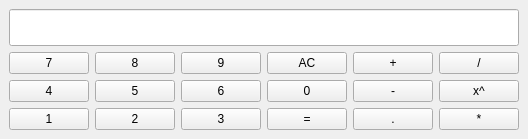
<?xml version="1.0" encoding="UTF-8"?>
<ui version="4.0">
 <class>Calculator</class>
 <widget class="QMainWindow" name="Calculator">
  <property name="geometry">
   <rect>
    <x>0</x>
    <y>0</y>
    <width>498</width>
    <height>139</height>
   </rect>
  </property>
  <property name="sizePolicy">
   <sizepolicy hsizetype="Fixed" vsizetype="Fixed">
    <horstretch>0</horstretch>
    <verstretch>0</verstretch>
   </sizepolicy>
  </property>
  <property name="maximumSize">
   <size>
    <width>620</width>
    <height>149</height>
   </size>
  </property>
  <property name="windowTitle">
   <string>Calculator</string>
  </property>
  <widget class="QWidget" name="centralwidget">
   <property name="sizePolicy">
    <sizepolicy hsizetype="Fixed" vsizetype="Fixed">
     <horstretch>0</horstretch>
     <verstretch>0</verstretch>
    </sizepolicy>
   </property>
   <property name="maximumSize">
    <size>
     <width>800</width>
     <height>600</height>
    </size>
   </property>
   <layout class="QGridLayout" name="gridLayout">
    <item row="5" column="0">
     <widget class="QPushButton" name="Button1">
      <property name="sizePolicy">
       <sizepolicy hsizetype="Fixed" vsizetype="Fixed">
        <horstretch>0</horstretch>
        <verstretch>0</verstretch>
       </sizepolicy>
      </property>
      <property name="text">
       <string>1</string>
      </property>
     </widget>
    </item>
    <item row="3" column="1">
     <widget class="QPushButton" name="Button5">
      <property name="sizePolicy">
       <sizepolicy hsizetype="Fixed" vsizetype="Fixed">
        <horstretch>0</horstretch>
        <verstretch>0</verstretch>
       </sizepolicy>
      </property>
      <property name="text">
       <string>5</string>
      </property>
     </widget>
    </item>
    <item row="0" column="0" rowspan="2" colspan="6">
     <widget class="QLineEdit" name="Display">
      <property name="sizePolicy">
       <sizepolicy hsizetype="Expanding" vsizetype="Preferred">
        <horstretch>0</horstretch>
        <verstretch>0</verstretch>
       </sizepolicy>
      </property>
      <property name="font">
       <font>
        <pointsize>11</pointsize>
        <bold>true</bold>
       </font>
      </property>
      <property name="layoutDirection">
       <enum>Qt::RightToLeft</enum>
      </property>
      <property name="alignment">
       <set>Qt::AlignRight|Qt::AlignTrailing|Qt::AlignVCenter</set>
      </property>
      <property name="readOnly">
       <bool>true</bool>
      </property>
     </widget>
    </item>
    <item row="5" column="1">
     <widget class="QPushButton" name="Button2">
      <property name="sizePolicy">
       <sizepolicy hsizetype="Fixed" vsizetype="Fixed">
        <horstretch>0</horstretch>
        <verstretch>0</verstretch>
       </sizepolicy>
      </property>
      <property name="text">
       <string>2</string>
      </property>
     </widget>
    </item>
    <item row="2" column="2">
     <widget class="QPushButton" name="Button9">
      <property name="sizePolicy">
       <sizepolicy hsizetype="Fixed" vsizetype="Fixed">
        <horstretch>0</horstretch>
        <verstretch>0</verstretch>
       </sizepolicy>
      </property>
      <property name="text">
       <string>9</string>
      </property>
     </widget>
    </item>
    <item row="3" column="5">
     <widget class="QPushButton" name="Pow">
      <property name="text">
       <string>x^</string>
      </property>
     </widget>
    </item>
    <item row="2" column="0">
     <widget class="QPushButton" name="Button7">
      <property name="sizePolicy">
       <sizepolicy hsizetype="Fixed" vsizetype="Fixed">
        <horstretch>0</horstretch>
        <verstretch>0</verstretch>
       </sizepolicy>
      </property>
      <property name="text">
       <string>7</string>
      </property>
     </widget>
    </item>
    <item row="2" column="4">
     <widget class="QPushButton" name="Add">
      <property name="sizePolicy">
       <sizepolicy hsizetype="Fixed" vsizetype="Fixed">
        <horstretch>0</horstretch>
        <verstretch>0</verstretch>
       </sizepolicy>
      </property>
      <property name="text">
       <string>+</string>
      </property>
     </widget>
    </item>
    <item row="2" column="1">
     <widget class="QPushButton" name="Button8">
      <property name="sizePolicy">
       <sizepolicy hsizetype="Fixed" vsizetype="Fixed">
        <horstretch>0</horstretch>
        <verstretch>0</verstretch>
       </sizepolicy>
      </property>
      <property name="text">
       <string>8</string>
      </property>
     </widget>
    </item>
    <item row="3" column="3">
     <widget class="QPushButton" name="Button0">
      <property name="sizePolicy">
       <sizepolicy hsizetype="Fixed" vsizetype="Fixed">
        <horstretch>0</horstretch>
        <verstretch>0</verstretch>
       </sizepolicy>
      </property>
      <property name="text">
       <string>0</string>
      </property>
     </widget>
    </item>
    <item row="3" column="2">
     <widget class="QPushButton" name="Button6">
      <property name="sizePolicy">
       <sizepolicy hsizetype="Fixed" vsizetype="Fixed">
        <horstretch>0</horstretch>
        <verstretch>0</verstretch>
       </sizepolicy>
      </property>
      <property name="text">
       <string>6</string>
      </property>
     </widget>
    </item>
    <item row="2" column="5">
     <widget class="QPushButton" name="Divide">
      <property name="text">
       <string>/</string>
      </property>
     </widget>
    </item>
    <item row="3" column="0">
     <widget class="QPushButton" name="Button4">
      <property name="sizePolicy">
       <sizepolicy hsizetype="Fixed" vsizetype="Fixed">
        <horstretch>0</horstretch>
        <verstretch>0</verstretch>
       </sizepolicy>
      </property>
      <property name="text">
       <string>4</string>
      </property>
     </widget>
    </item>
    <item row="3" column="4">
     <widget class="QPushButton" name="Subtract">
      <property name="sizePolicy">
       <sizepolicy hsizetype="Fixed" vsizetype="Fixed">
        <horstretch>0</horstretch>
        <verstretch>0</verstretch>
       </sizepolicy>
      </property>
      <property name="text">
       <string>-</string>
      </property>
     </widget>
    </item>
    <item row="5" column="2">
     <widget class="QPushButton" name="Button3">
      <property name="sizePolicy">
       <sizepolicy hsizetype="Fixed" vsizetype="Fixed">
        <horstretch>0</horstretch>
        <verstretch>0</verstretch>
       </sizepolicy>
      </property>
      <property name="text">
       <string>3</string>
      </property>
     </widget>
    </item>
    <item row="5" column="3">
     <widget class="QPushButton" name="Equals">
      <property name="sizePolicy">
       <sizepolicy hsizetype="Fixed" vsizetype="Fixed">
        <horstretch>0</horstretch>
        <verstretch>0</verstretch>
       </sizepolicy>
      </property>
      <property name="text">
       <string>=</string>
      </property>
     </widget>
    </item>
    <item row="2" column="3">
     <widget class="QPushButton" name="Clear">
      <property name="sizePolicy">
       <sizepolicy hsizetype="Fixed" vsizetype="Fixed">
        <horstretch>0</horstretch>
        <verstretch>0</verstretch>
       </sizepolicy>
      </property>
      <property name="layoutDirection">
       <enum>Qt::RightToLeft</enum>
      </property>
      <property name="text">
       <string>AC</string>
      </property>
     </widget>
    </item>
    <item row="5" column="4">
     <widget class="QPushButton" name="Dot">
      <property name="text">
       <string>.</string>
      </property>
     </widget>
    </item>
    <item row="5" column="5">
     <widget class="QPushButton" name="Multiply">
      <property name="sizePolicy">
       <sizepolicy hsizetype="Fixed" vsizetype="Fixed">
        <horstretch>0</horstretch>
        <verstretch>0</verstretch>
       </sizepolicy>
      </property>
      <property name="text">
       <string>*</string>
      </property>
     </widget>
    </item>
   </layout>
  </widget>
 </widget>
 <resources/>
 <connections/>
</ui>
